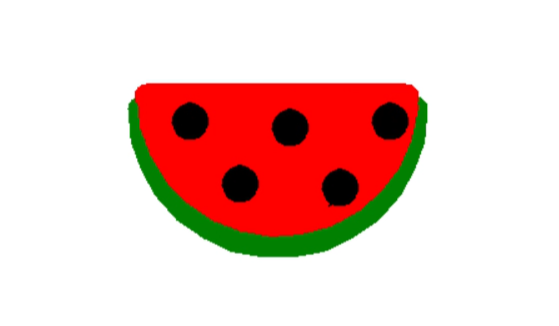

Here is the Python script that generated this plot:
import turtle
my_turtle = turtle.Turtle()

#def the green part of watermelon 
def draw_green(x,y,color):
    my_turtle.pensize(20)
    my_turtle.penup()
    my_turtle.goto(x,y)
    my_turtle.pendown()

    my_turtle.color(color)

#make range for this function 
    for g in range(1):
        my_turtle.setheading(-90)
        my_turtle.circle(110,180)

#def the red part of the watermelon 
def draw_red(x,y,color):
    my_turtle.pensize(15)
    my_turtle.penup()
    my_turtle.goto(x,y)
    my_turtle.pendown()

#I will write the color that I want this to be will be in main    
    my_turtle.color(color)

#this will allow me to fill in the red part
    my_turtle.begin_fill()

#make range for this function 
    for l in range(1):
        my_turtle.setheading(-90)
        my_turtle.circle(105,175)
        
#this will allow me to end my fill        
    my_turtle.end_fill()

#def the seed part of the watermelon 
def draw_seeds(x,y):
    my_turtle.pensize(10)
    my_turtle.penup()
    my_turtle.goto(x,y)
    my_turtle.pendown()

#pick a color for the seeds 
    my_turtle.color("black")

#this will allow me to fill in the seeds
    my_turtle.begin_fill()

#make range for this function 
    for s in range(1):
        my_turtle.circle(10)

#this will allow me to end my fill        
    my_turtle.end_fill()

#def a touchup that I realized needed to be made
def draw_line(x,y,size):
    my_turtle.pensize(20)
    my_turtle.penup()
    my_turtle.goto(x,y)
    my_turtle.pendown()

#this is where I chose the color of the line/touchup
    my_turtle.color("red")

    for r in range(1):
        my_turtle.setheading(0)
        my_turtle.forward(size)        

#this is the main function and the only one that I am calling
def main():
    my_turtle.speed(0)
    draw_green(0,0,"green")
    draw_red(5,10,"red")
    draw_line(5,10,208)
    draw_seeds(200,-20)
    draw_seeds(40,-20)
    draw_seeds(120,-25)
    draw_seeds(80,-70)
    draw_seeds(160,-73)

main()
